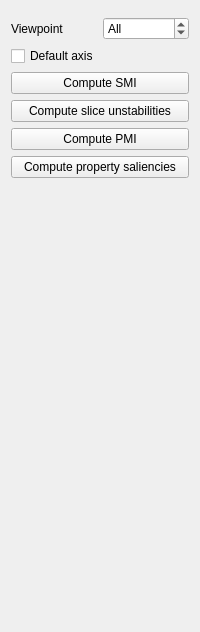
     <widget class="QWidget" name="m_smiTab">
      <attribute name="title">
       <string>SMI</string>
      </attribute>
      <layout class="QVBoxLayout" name="verticalLayout_8">
       <item>
        <widget class="udg::QViewpointDistributionWidget" name="m_smiViewpointDistributionWidget" native="true"/>
       </item>
       <item>
        <layout class="QHBoxLayout" name="horizontalLayout_27">
         <item>
          <widget class="QLabel" name="m_smiViewpointLabel">
           <property name="text">
            <string>Viewpoint</string>
           </property>
          </widget>
         </item>
         <item>
          <widget class="QSpinBox" name="m_smiViewpointSpinBox">
           <property name="wrapping">
            <bool>true</bool>
           </property>
           <property name="specialValueText">
            <string>All</string>
           </property>
           <property name="minimum">
            <number>0</number>
           </property>
           <property name="maximum">
            <number>4</number>
           </property>
           <property name="value">
            <number>0</number>
           </property>
          </widget>
         </item>
        </layout>
       </item>
       <item>
        <widget class="QCheckBox" name="m_smiDefaultAxisCheckBox">
         <property name="text">
          <string>Default axis</string>
         </property>
        </widget>
       </item>
       <item>
        <widget class="QPushButton" name="m_smiPushButton">
         <property name="text">
          <string>Compute SMI</string>
         </property>
        </widget>
       </item>
       <item>
        <widget class="QPushButton" name="m_sliceUnstabilitiesPushButton">
         <property name="text">
          <string>Compute slice unstabilities</string>
         </property>
        </widget>
       </item>
       <item>
        <widget class="QPushButton" name="m_pmiPushButton">
         <property name="text">
          <string>Compute PMI</string>
         </property>
        </widget>
       </item>
       <item>
        <widget class="QPushButton" name="m_propertySalienciesPushButton">
         <property name="text">
          <string>Compute property saliencies</string>
         </property>
        </widget>
       </item>
       <item>
        <spacer name="verticalSpacer_4">
         <property name="orientation">
          <enum>Qt::Vertical</enum>
         </property>
         <property name="sizeHint" stdset="0">
          <size>
           <width>20</width>
           <height>443</height>
          </size>
         </property>
        </spacer>
       </item>
      </layout>
     </widget>
